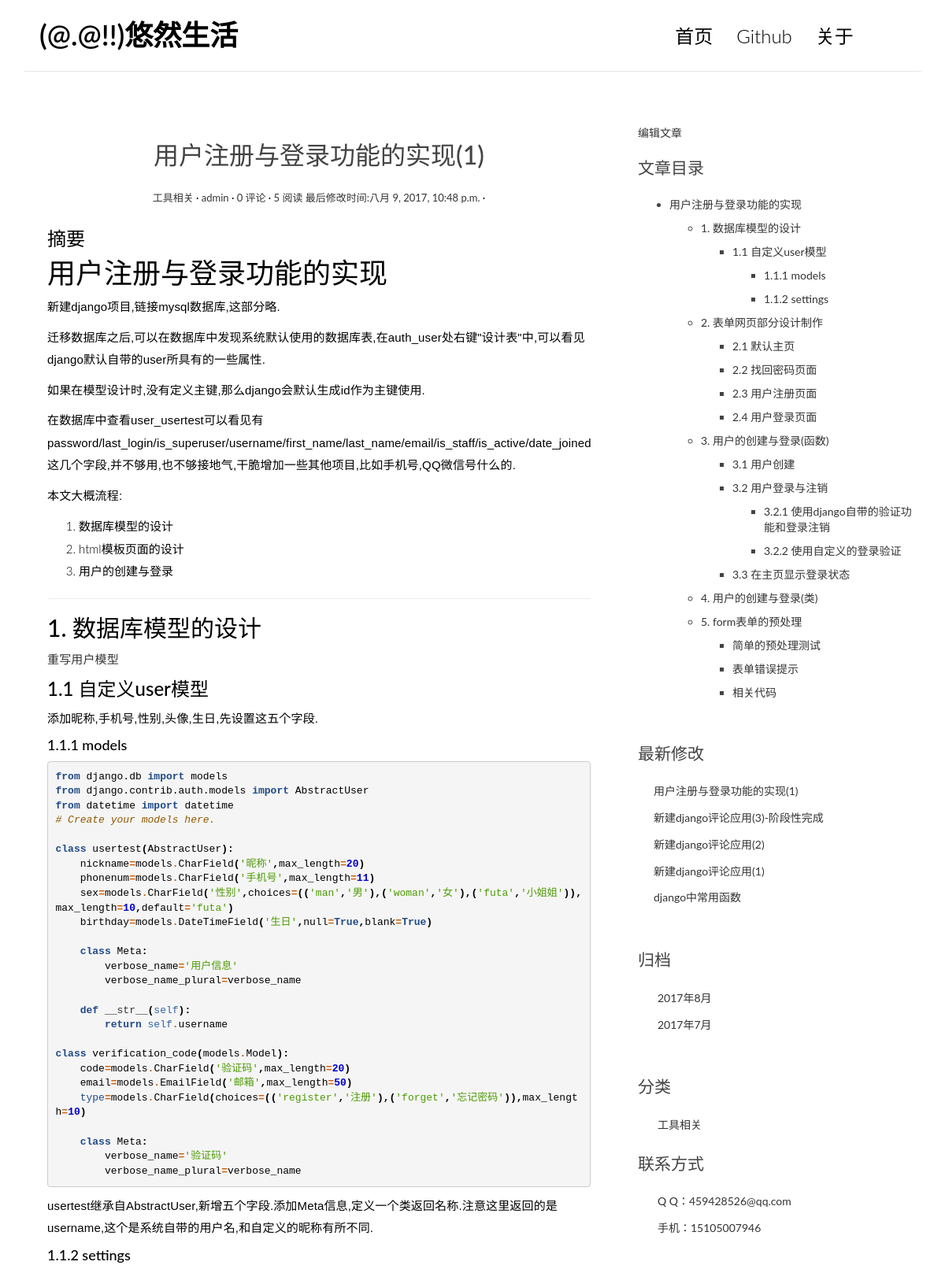
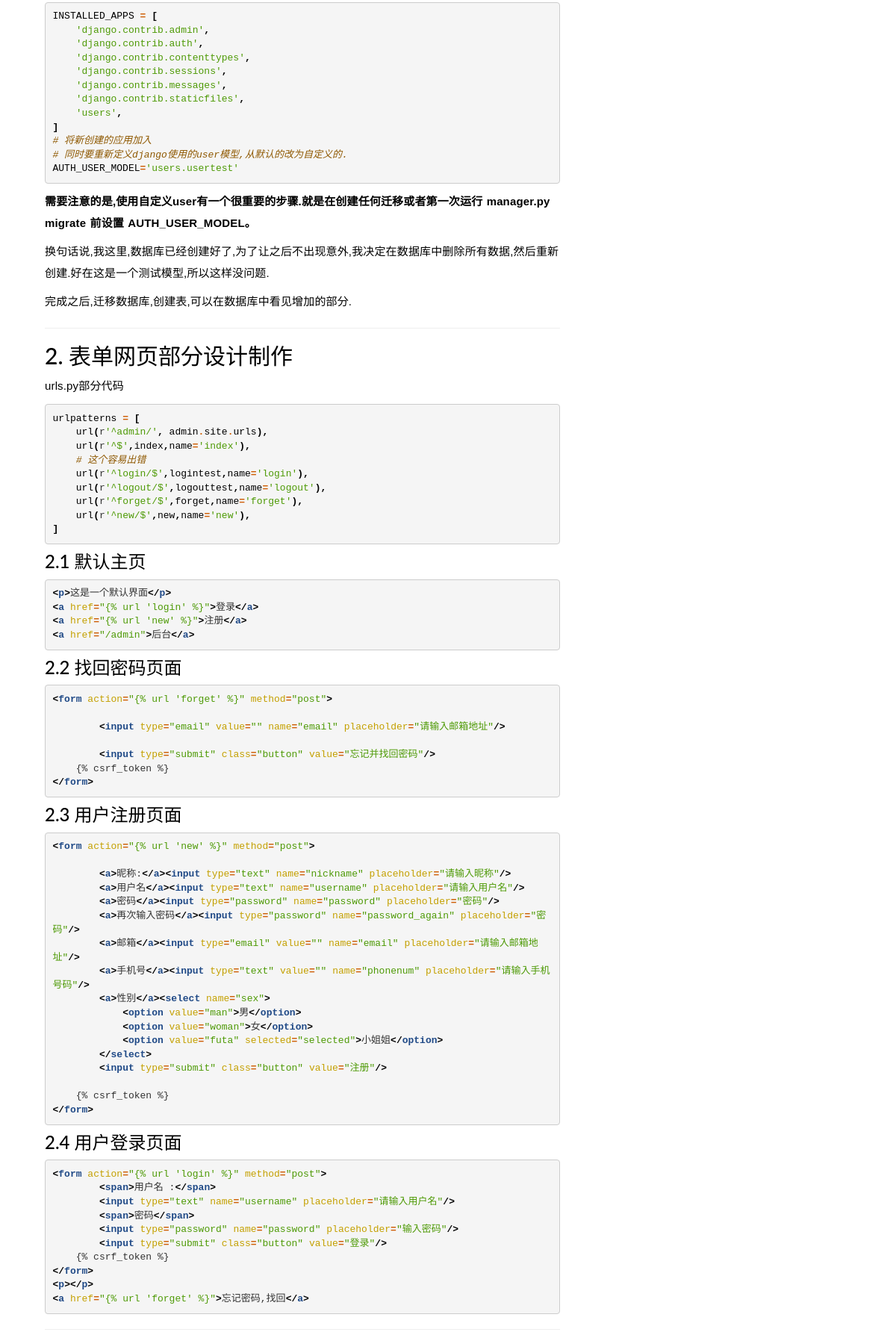
The page /post/19/ (upper part) on the database its author committed (2 pictures, top to bottom).
### blog/models.py (models this page shows, shortened)
class Post(models.Model):
    title = models.CharField(max_length=70, verbose_name='标题')
    markdown_or_not = models.CharField(max_length=6, choices=(
        ('m', 'markdown'), ('c', 'ckeditor')), default='c', verbose_name='编辑器选择')
    excerpt = models.TextField(verbose_name='摘要', max_length=200, blank=True)
    body = models.TextField('文章-Markdown', blank=True)
    body_ckeditor = RichTextField('文章-ckeditor', blank=True)
    created_time = models.DateTimeField('添加时间', default=datetime.now)
    modified_time = models.DateTimeField(
        default=datetime.now, verbose_name='最后修改时间')
    category = models.ForeignKey(Category, verbose_name='分类')
    tags = models.ManyToManyField(Tag, blank=True, verbose_name='标签')
    author = models.ForeignKey(User, verbose_name='作者')
    views = models.PositiveIntegerField(default=0)
    class Meta:
        verbose_name = '文章'
        verbose_name_plural = verbose_name
    def increase_views(self):
        self.views += 1
        self.save(update_fields=['views'])

class Category(models.Model):
    name = models.CharField(max_length=100)
    class Meta:
        verbose_name = '分类'
        verbose_name_plural = verbose_name

### blog/views.py (the view)
# urls.py: url(r'^post/(?P<pk>[0-9]+)/$', views.detail, name='detail'),
def detail(request, pk):
    post = get_object_or_404(Post, pk=pk)
    post.increase_views()
    md = markdown.Markdown(extensions=[
        'markdown.extensions.extra',
        'markdown.extensions.codehilite',
        'markdown.extensions.toc',
    ])
    post.body= md.convert(post.body)
    post.excerpt = markdown.markdown(post.excerpt)
    form = CommentForm()
    comment_list = post.comment_set.all()
    context = {'post': post,
               'form': form,
               'comment_list': comment_list,
               'toc': md.toc,
               'post.excerpt': post.excerpt,
               }
    return render(request, 'blog/detail.html', context=context)

### blog/templatetags/blog_tags.py (called while the page is built)
@register.simple_tag
def get_recent_posts(num=5):
    return Post.objects.all().order_by('-modified_time')[:num]

@register.simple_tag
def archives():
    return Post.objects.dates('created_time', 'month', order='DESC')

@register.simple_tag
def get_categories():
    return Category.objects.all()

### templates/blog/detail.html (shortened to what this page needs)
{% extends "base.html" %} {% block main %}
<article class="post post-1">
    <header class="entry-header">
        <h1 class="entry-title">{{post.title}}</h1>
        <div class="entry-meta">
            <span class="post-category"><a href="#">{{post.category.name}}</a></span>
            <span class="post-author"><a href="#">{{post.author}}</a></span>
            <span class="comments-link"><a href="#">{{ post.comment_set.count }} 评论</a></span>
            <span class="views-count"><a href="#">{{ post.views }} 阅读</a></span>
            <span class="post-date"><a href="#">最后修改时间:<time class="entry-date">{{post.modified_time}}</time></a></span>
        </div>
    </header>
    <div class="entry-content clearfix">
        <h3>摘要</h3> {{post.excerpt|safe}}
        {{post.body|safe}}
    </div>
</article>
{% endblock main %} {% block toc %}
<div class="widget widget-content">
    <h5><a href="/admin/blog/post/{{ post.pk }}/change/">编辑文章</span></a></h5>
    <h3 class="widget-title">文章目录</h3> {{toc|safe}}
</div>
{% endblock toc %}

### templates/base.html (shortened to what this page needs)
{% load staticfiles %} {% load blog_tags %}
<!DOCTYPE html>
<html>
<head>
    <link rel="stylesheet" href="http://code.ionicframework.com/ionicons/2.0.1/css/ionicons.min.css">
    <link rel="stylesheet" href="{% static 'css/bootstrap.min.css' %}">
    <link rel="stylesheet" href="{% static 'css/pace.css' %}">
    <link rel="stylesheet" href="{% static 'css/custom.css' %}">
    <link rel="stylesheet" href="{% static 'css/highlights/tango.css' %}">
</head>
<body>
    <div class="container">
        <header id="site-header">
            <div class="row">
                <div class="col-md-4 col-sm-5 col-xs-8">
                    <div class="logo">
                        <h1><a href="/index/">(@.@!!)悠然生活</a></h1>
                    </div>
                </div>
                <div class="col-md-8 col-sm-7 col-xs-4">
                    <nav class="main-nav" role="navigation">
                        <div class="collapse navbar-collapse" id="bs-example-navbar-collapse-1">
                            <ul class="nav navbar-nav navbar-right">
                                <li class="cl-effect-11"><a href="/index/" data-hover="首页">首页</a></li>
                                <li class="cl-effect-11"><a href="https://github.com/ychgithub/myblog" data-hover="Github">Github</a></li>
                                <li class="cl-effect-11"><a href="/post/13/" data-hover="关于">关于</a></li>
                            </ul>
                        </div>
                    </nav>
                </div>
            </div>
        </header>
    </div>
    <div class="content-body">
        <div class="container">
            <div class="row">
                <main class="col-md-8">
                    {% block main %} {% endblock main %}
                </main>
                <aside class="col-md-4">
                    {% block toc %} {% endblock toc %}
                    <div class="widget widget-recent-posts">
                        <h3 class="widget-title">最新修改</h3>
                        <ul>
                            {% get_recent_posts as recent_post_list %}
                            {% for post in recent_post_list %}
                            <li>
                                <a href="/post/{{post.pk}}/">{{post.title}}</a>
                            </li>
                            {% endfor %}
                        </ul>
                    </div>
                    <div class="widget widget-archives">
                        <h3 class="widget-title">归档</h3> {% archives as date_list %}
                        <ul>
                            {% for date in date_list %}
                            <li>
                                <a href="#">{{date.year}}年{{date.month}}月</a>
                            </li>
                            {% endfor %}
                        </ul>
                    </div>
                    <div class="widget widget-category">
                        <h3 class="widget-title">分类</h3> {% get_categories as category_list %}
                        <ul>
                            {% for category in category_list %}
                            <li>
                                <a href="#">{{category.name}}</a>
                            </li>
                            {% endfor %}
                        </ul>
                        <h3 class="widget-title">联系方式</h3>
                        <ul>
                            <li>
                                <a href="#">Q  Q：459428526@qq.com</a>
                            </li>
                            <li>
                                <a href="#">手机：15105007946</a>
                            </li>
                        </ul>
                    </div>
                </aside>
            </div>
        </div>
    </div>
</body>
</html>

### static/css/custom.css (style rules this page uses)
* { outline: none; }
h1, h2, h3, h4, h5, h6 { margin-top: 0; }
a { color: #333; }
body { color: #444; font-family: 'Lato', sans-serif; }
p { font-family: 'Ubuntu', sans-serif; font-weight: 400; word-spacing: 1px; letter-spacing: 0.01em; }
#site-header { background-color: #FFF; padding: 25px 20px; margin-bottom: 40px; border-bottom: 1px solid #e7e7e7; }
.logo h1 a { color: #000; }
.logo h1 { margin: 0; font-family: 'Lato', sans-serif; font-weight: 600; }
.main-nav { margin-top: 11px; max-width: 95%; }
.main-nav a { color: #000000 !important; padding: 0 0 5px 0 !important; margin-right: 30px; font-family: 'Lato', sans-serif; font-weight: 300; font-size: 24px; }
.cl-effect-11 a { padding: 10px 0; color: #0972b4; text-shadow: none; }
.cl-effect-11 a::before { position: absolute; top: 0; left: 0; overflow: hidden; padding: 0 0 5px 0 !important; max-width: 0; border-bottom: 1px solid #000; color: #000; content: attr(data-hover); white-space: nowrap; -webkit-transition: max-width 0.5s; -moz-transition: max-width 0.5s; transition: max-width 0.5s; }
.content-body { padding-bottom: 4em; }
.post { background: #fff; padding: 30px 30px 0; }
.entry-title { text-align: center; font-size: 32px; margin-bottom: 20px; line-height: 1.6; padding: 10px 20px 0; }
.entry-meta { text-align: center; color: #DDDDDD; font-size: 13px; margin-bottom: 30px; }
.entry-content { font-size: 15px; line-height: 1.9; font-weight: 300; color: #000; }
.post-category::after, .post-date::after, .post-author::after, .comments-link::after { content: ' ·'; color: #000; }
.widget { background: #fff; padding: 30px 0 0; }
.widget-title { font-size: 1.5em; margin-bottom: 20px; line-height: 1.6; padding: 10px 0 0; font-weight: 400; }
.widget-recent-posts ul { padding: 0; margin: 0; padding-left: 20px; }
.widget-recent-posts ul li { list-style-type: none; position: relative; line-height: 170%; margin-bottom: 10px; }
.widget-recent-posts ul li::before { content: '\f3d3'; font-family: "Ionicons"; position: absolute; left: -17px; top: 3px; font-size: 16px; color: #000; }
.widget-archives ul { padding: 0; margin: 0; padding-left: 25px; }
.widget-archives ul li { list-style-type: none; position: relative; line-height: 170%; margin-bottom: 10px; }
.widget-archives ul li::before { content: '\f3f3'; font-family: "Ionicons"; position: absolute; left: -25px; top: 1px; font-size: 16px; color: #000; }
.widget-category ul { padding: 0; margin: 0; padding-left: 25px; }
.widget-category ul li { list-style-type: none; position: relative; line-height: 170%; margin-bottom: 10px; }
.widget-category ul li::before { content: '\f3fe'; font-family: "Ionicons"; position: absolute; left: -25px; top: 1px; font-size: 18px; color: #000; }
.widget-content ul ul { margin-top: 10px; }
.widget-content ul li { margin-bottom: 10px; }

### static/css/highlights/tango.css (style rules this page uses)
.codehilite .k { color: #204a87; font-weight: bold }
.codehilite .n { color: #000000 }
.codehilite .o { color: #ce5c00; font-weight: bold }
.codehilite .p { color: #000000; font-weight: bold }
.codehilite .c1 { color: #8f5902; font-style: italic }
.codehilite .kc { color: #204a87; font-weight: bold }
.codehilite .kn { color: #204a87; font-weight: bold }
.codehilite .s { color: #4e9a06 }
.codehilite .na { color: #c4a000 }
.codehilite .nb { color: #204a87 }
.codehilite .nc { color: #000000 }
.codehilite .nn { color: #000000 }
.codehilite .nt { color: #204a87; font-weight: bold }
.codehilite .w { color: #f8f8f8; text-decoration: underline }
.codehilite .mi { color: #0000cf; font-weight: bold }
.codehilite .s1 { color: #4e9a06 }
.codehilite .bp { color: #3465a4 }

### rows shown on the page
Post: title "用户注册与登录功能的实现(1)", category.name "工具相关", author "admin", comment_set.count "0", views "5", modified_time "八月 9, 2017, 10:48 p.m.", body "用户注册与登录功能的实现 新建django项目,链接mysql数据库,这部分略. 迁移数据库之后,可以在数据库中发现系统默认使用的数据库表,在auth_user处右键\"设计表\"中,可以看见django默认自带的user所具有的一些属性. 如果在模型设计时,没有定义主键,那么django会默认生成id作为主键使用. 在数据库中查看user_usertest可以看见有password/last_login/is_superuser/username/first_name/last_name/email/is_staff/is_active/date_joined这几个字段,并不够用,也不够接地气,干脆增加一些其他项目,比如手机号,QQ微信号什么的. 本文大概流程: 数据库模型的设计 html模板页面的设计 用户的创建与登录 1. 数据库模型的设计 重写用户模型 1.1 自定义user模型 添加昵称,手机号,性别,头像,生日,先设置这五个字段. 1.1.1 models from django.db import models from django.contrib.auth.models import AbstractUser from datetime import datetime # Create your models here. class usertest ( AbstractUser ): nickname = models . CharField ( '昵称' , max_length = 20 ) phonenum = models . CharField (…"
Post: title "新建django评论应用(3)-阶段性完成"
Post: title "新建django评论应用(2)"
Post: title "新建django评论应用(1)"
Post: title "django中常用函数"
Category: name "工具相关"

### other values the page prints
{{ date.year }} "2017" "2017"
{{ date.month }} "8" "7"
